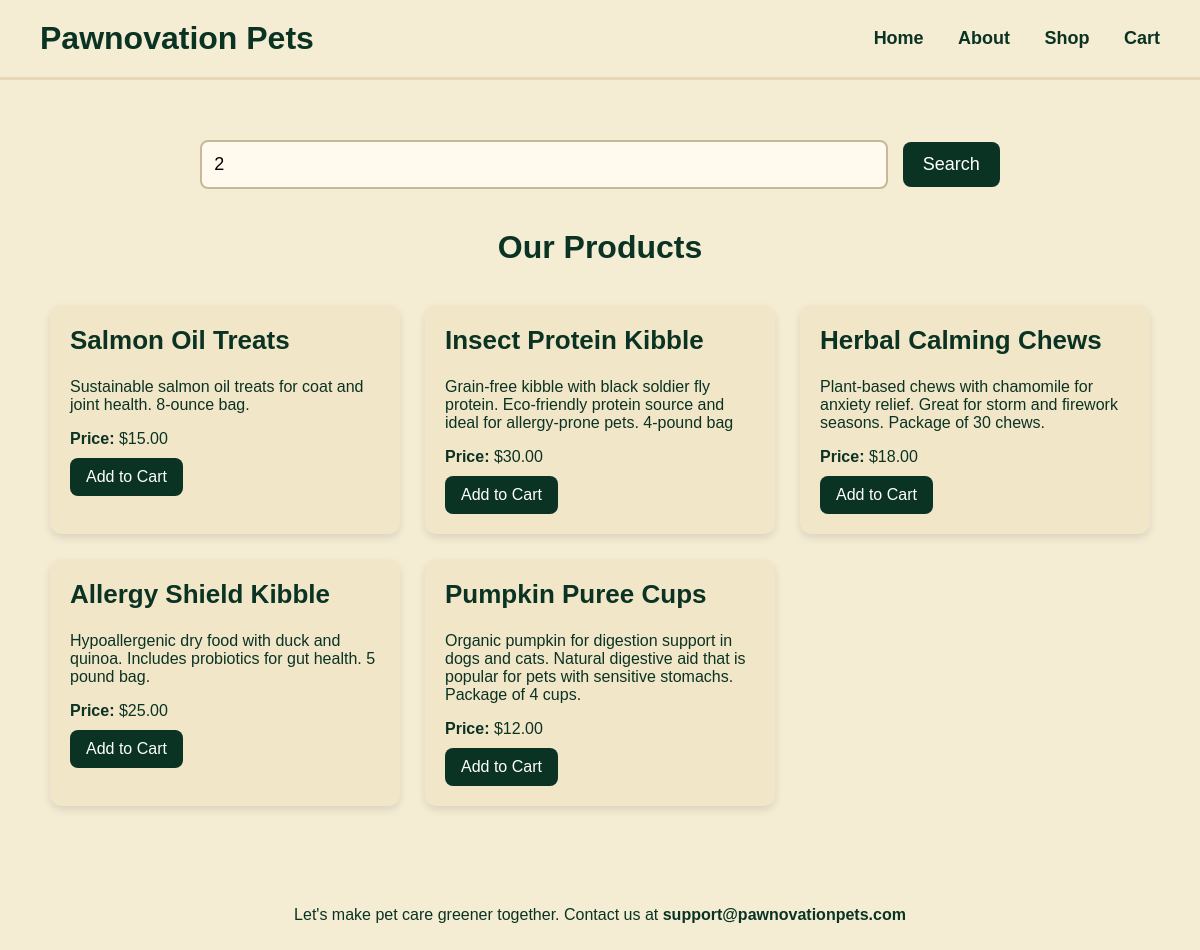
The app's page /products.php?category=2 with its own data.
### tables this page shows
CREATE TABLE `product` (
  `productID` int(9) UNSIGNED NOT NULL,
  `productName` varchar(100) NOT NULL,
  `description` text NOT NULL,
  `price` decimal(5,2) UNSIGNED NOT NULL,
  `category` int(1) NOT NULL COMMENT 'corresponds to toys -1,food -2, accessories -3'
);

### products.php (the view, shortened to what this page needs)
<?php
include('config/database.php');
$search = "";
$where = "";
$category = "";
if (isset($_GET['category'])) {
    $category = $_GET['category'];
}
if ($category != "") {
    $search = mysqli_real_escape_string($conn, $_GET['category']);
    $where = "WHERE category LIKE '%$search%'";
}
$sql = "SELECT * FROM product $where";
$result = mysqli_query($conn, $sql);
?>
<!DOCTYPE html>
<html lang="en">
<head>
</head>
<body>
<div class="navbar">
    <div class="nav-left">
        <h1>Pawnovation Pets</h1>
    </div>
    <div class="nav-right">
        <a href="index.php">Home</a>
        <a href="about.php">About</a>
        <a href="products.php">Shop</a>
        <a href="cart.php">Cart</a>
    </div>
</div>
<div class="container">
    <div class="search-box">
        <form action="products.php" method="GET">
            <input
                type="text"
                name="query"
                placeholder="Search products..."
                class="search-input"
                value="<?php echo htmlspecialchars($search); ?>"
            >
            <button type="submit" class="search-btn">Search</button>
        </form>
    </div>
    <h1 style="text-align:center;">Our Products</h1>
    <br>
    <div class="product-grid">
        <?php
        if ($result && mysqli_num_rows($result) > 0) {
            while ($row = mysqli_fetch_assoc($result)) {
                echo "<div class='product-card'>";
                echo "<h2>" . $row['productName'] . "</h2>";
                echo "<p>" . $row['description'] . "</p>";
                echo "<p><strong>Price:</strong> $" . $row['price'] . "</p>";
                echo "
                <form action='add_to_cart.php' method='POST'>
                    <input type='hidden' name='productid' value='" . $row['productid'] . "'>
                    <input type='hidden' name='productName' value='" . $row['productName'] . "'>
                    <input type='hidden' name='price' value='" . $row['price'] . "'>
                    <button type='submit' class='cart-btn'>Add to Cart</button>
                </form>
                    ";
                echo "</div>";
            }
        } else {
            echo "<p>No products found.</p>";
        }
        ?>
    </div>
</div>
<div class="footer">
    Let's make pet care greener together.
    Contact us at <strong>support@pawnovationpets.com</strong>
</div>
</body>
</html>

### products.php (style rules this page uses)
body { margin: 0; background-color: #F4ECD3; font-family: 'calibri', sans-serif; color: #0A3323; }
.navbar { background-color: #F4ECD3; padding: 20px 40px; display: flex; justify-content: space-between; align-items: center; border-bottom: 3px solid #E8D8B9; }
.nav-left h1 { font-size: 32px; margin: 0; font-weight: bold; color: #0A3323; }
.nav-right a { margin-left: 30px; text-decoration: none; color: #0A3323; font-size: 18px; font-weight: bold; }
.container { max-width: 1100px; margin: 40px auto; padding: 20px; }
.search-box { text-align: center; margin-bottom: 40px; }
.search-input { width: 60%; padding: 12px; border-radius: 8px; border: 2px solid #C9B898; font-size: 18px; font-family: inherit; background-color: #FFF9EE; }
.search-btn { padding: 12px 20px; margin-left: 10px; border: none; border-radius: 8px; background-color: #0A3323; color: white; font-size: 18px; cursor: pointer; font-family: inherit; }
.product-grid { display: grid; grid-template-columns: repeat(3, 1fr); gap: 25px; }
.product-card { background-color: #F2E6C9; padding: 20px; border-radius: 12px; box-shadow: 0 4px 8px rgba(0,0,0,0.1); }
.product-card h2 { margin-top: 0; font-size: 26px; color: #0A3323; }
.product-card p { font-size: 16px; margin-bottom: 10px; }
.cart-btn { padding: 10px 16px; background-color: #0A3323; color: white; border: none; border-radius: 8px; cursor: pointer; font-size: 16px; font-family: inherit; }
.footer { text-align: center; padding: 30px; margin-top: 50px; font-size: 16px; color: #0A3323; }

### records on screen
product: productName "Salmon Oil Treats", description "Sustainable salmon oil treats for coat and joint health. 8-ounce bag.", price "15.00"
product: productName "Insect Protein Kibble", description "Grain-free kibble with black soldier fly protein. Eco-friendly protein source and ideal for allergy-prone pets. 4-pound bag", price "30.00"
product: productName "Herbal Calming Chews", description "Plant-based chews with chamomile for anxiety relief. Great for storm and firework seasons. Package of 30 chews.", price "18.00"
product: productName "Allergy Shield Kibble", description "Hypoallergenic dry food with duck and quinoa. Includes probiotics for gut health. 5 pound bag.", price "25.00"
product: productName "Pumpkin Puree Cups", description "Organic pumpkin for digestion support in dogs and cats. Natural digestive aid that is popular for pets with sensitive stomachs. Package of 4 cups.", price "12.00"
